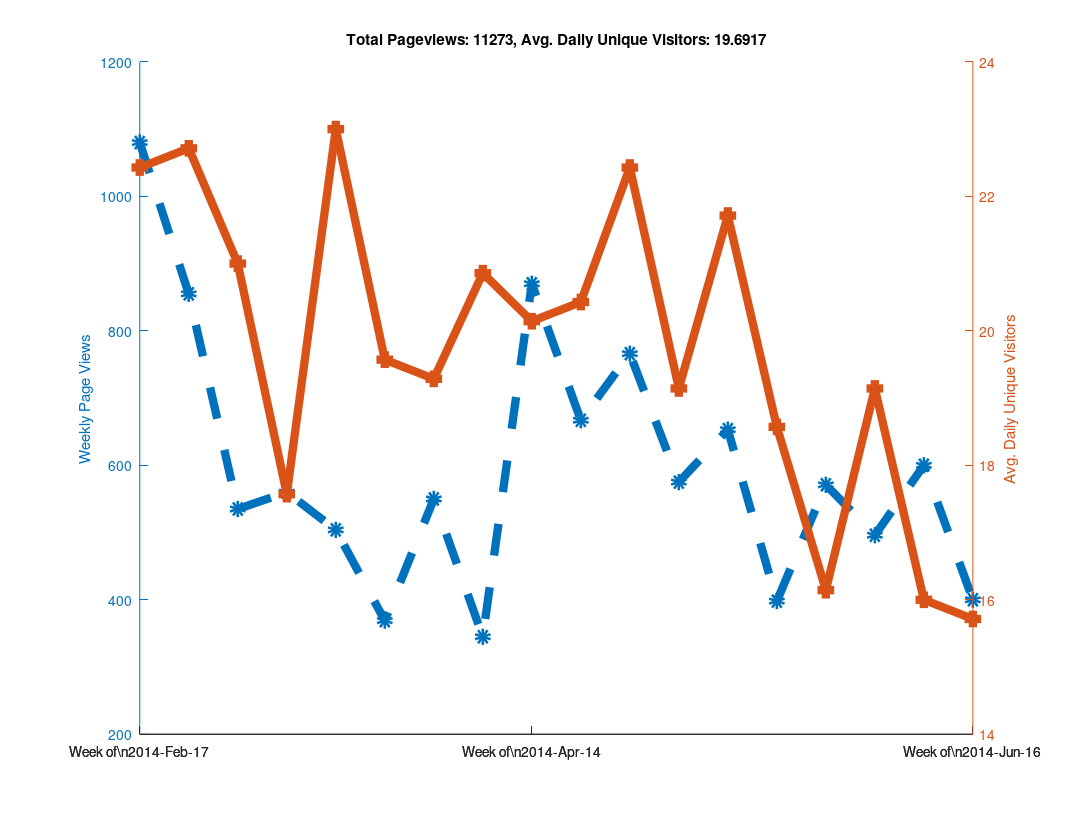

Here is the MATLAB script that generated this plot:
clear all

% Github has a "traffic" page now, but it doesn't seem like you can
% put in an arbitrary date range?  When I looked at it, it showed the
% numbers of unique visitors and views for the last two weeks only...
% So as long as I check back at least once every two weeks I can keep
% a record of it?  Great...

% https://github.com/libMesh/libmesh/graphs/traffic

% Date, Views, Unique Visitors
data = {
    '2014-Feb-17', 274, 25
    '2014-Feb-18', 145, 30
    '2014-Feb-19', 129, 27
    '2014-Feb-20', 202, 24
    '2014-Feb-21', 240, 22
    '2014-Feb-22', 62,  17
    '2014-Feb-23', 28,  12
    '2014-Feb-24', 217, 19
    '2014-Feb-25', 90,  25
    '2014-Feb-26', 189, 36
    '2014-Feb-27', 112, 26
    '2014-Feb-28', 81,  20
    '2014-Mar-01', 113, 17
    '2014-Mar-02', 53,  16
    '2014-Mar-03', 41,  21
    '2014-Mar-04', 144, 35
    '2014-Mar-05', 51,  20
    '2014-Mar-06', 157, 25
    '2014-Mar-07', 50,  22
    '2014-Mar-08', 50,  11
    '2014-Mar-09', 42,  13
    '2014-Mar-10', 61,  16
    '2014-Mar-11', 27,  16
    '2014-Mar-12', 111, 20
    '2014-Mar-13', 66,  20
    '2014-Mar-14', 223, 25
    '2014-Mar-15', 46,   9
    '2014-Mar-16', 26,  17
    '2014-Mar-17', 80,  29
    '2014-Mar-18', 59,  30
    '2014-Mar-19', 85,  31
    '2014-Mar-20', 122, 18
    '2014-Mar-21', 61,  21
    '2014-Mar-22', 33,  18
    '2014-Mar-23', 64,  14
    '2014-Mar-24', 95,  24
    '2014-Mar-25', 75,  28
    '2014-Mar-26', 49,  18
    '2014-Mar-27', 57,  24
    '2014-Mar-28', 33,  16
    '2014-Mar-29', 41,  16
    '2014-Mar-30', 19,  11
    '2014-Mar-31', 52,  12
    '2014-Apr-01', 120, 21
    '2014-Apr-02', 68,  23
    '2014-Apr-03', 98,  28
    '2014-Apr-04', 77,  21
    '2014-Apr-05', 80,  15
    '2014-Apr-06', 55,  15
    '2014-Apr-07', 71,  31
    '2014-Apr-08', 84,  26
    '2014-Apr-09', 33,  18
    '2014-Apr-10', 32,  16
    '2014-Apr-11', 51,  20
    '2014-Apr-12', 25,  15
    '2014-Apr-13', 49,  20
    '2014-Apr-14', 120, 23
    '2014-Apr-15', 191, 27
    '2014-Apr-16', 219, 24
    '2014-Apr-17', 216, 30
    '2014-Apr-18', 63,  19
    '2014-Apr-19', 36,  11
    '2014-Apr-20', 25,   7
    '2014-Apr-21', 115, 24
    '2014-Apr-22', 128, 31
    '2014-Apr-23', 87,  25
    '2014-Apr-24', 108, 23
    '2014-Apr-25', 111, 20
    '2014-Apr-26', 89,   9
    '2014-Apr-27', 29,  11
    '2014-Apr-28', 177, 28
    '2014-Apr-29', 170, 27
    '2014-Apr-30', 183, 28
    '2014-May-01', 97,  25
    '2014-May-02', 64,  23
    '2014-May-03', 43,  12
    '2014-May-04', 32,  14
    '2014-May-05', 125, 28
    '2014-May-06', 68,  24
    '2014-May-07', 68,  19
    '2014-May-08', 114, 14
    '2014-May-09', 47,  20
    '2014-May-10', 139, 20
    '2014-May-11', 14,   9
    '2014-May-12', 90,  27
    '2014-May-13', 92,  22
    '2014-May-14', 197, 32
    '2014-May-15', 140, 26
    '2014-May-16', 59,  20
    '2014-May-17', 21,  9
    '2014-May-18', 54,  16
    '2014-May-19', 117, 28
    '2014-May-20', 47,  18
    '2014-May-21', 55,  19
    '2014-May-22', 77,  26
    '2014-May-23', 28,  12
    '2014-May-24', 38,  13
    '2014-May-25', 36,  14
    '2014-May-26', 44,  13
    '2014-May-27', 166, 24
    '2014-May-28', 139, 20
    '2014-May-29', 67,  25
    '2014-May-30', 73,  11
    '2014-May-31', 60,  9
    '2014-Jun-01', 22,  11
    '2014-Jun-02', 87,  18
    '2014-Jun-03', 103, 31
    '2014-Jun-04', 105, 27
    '2014-Jun-05', 74,  22
    '2014-Jun-06', 55,  16
    '2014-Jun-07', 53,  15
    '2014-Jun-08', 19,  5
    '2014-Jun-09', 91,  14
    '2014-Jun-10', 136, 19
    '2014-Jun-11', 104, 27
    '2014-Jun-12', 195, 22
    '2014-Jun-13', 51,  18
    '2014-Jun-14', 4,   4
    '2014-Jun-15', 19,  8
    '2014-Jun-16', 86,  19
    '2014-Jun-17', 60,  20
    '2014-Jun-18', 115, 25
    '2014-Jun-19', 73,  20
    '2014-Jun-20', 24,  12
    '2014-Jun-21', 12,  4
    '2014-Jun-22', 30,  10
    '2014-Jun-23', 106, 23
    '2014-Jun-24', 51,  16
    '2014-Jun-25', 115, 25
    '2014-Jun-26', 77,  24
    '2014-Jun-27', 91,  24
    '2014-Jun-28', 30,  9
    '2014-Jun-29', 9,   7
    };

% length works like you would expect it to for cell arrays.
N=length(data);

% A cell array of strings holding just the dates
dates = {data{:,1}};

% Note the extra square brackets!  This seems to be required (at least
% in Octave) to catch the output of data{:,2} as an array.
views = [data{:,2}];
visitors = [data{:,3}];



% 1.) Make daily plot - You can do this, but it gets a bit hard to read

%% % Can't plot string data automatically?
%% x=linspace(1,N,N);
%%
%% % Only way to set linestyles with plotyy is after the fact, apparently.
%% % plotyy returns the axis handle first, followed by the two plot handles.
%% clf;
%% hold on;
%% [haxis, h1, h2] = plotyy(x, views, x, visitors);
%%
%% % Label the axes
%% ylabel (haxis(1), 'Daily Page Views');
%% ylabel (haxis(2), 'Daily Unique Visitors');
%%
%% % Totaling unique visitors doesn't really mean much...
%% title (['Total Pageviews: ', num2str(sum(views)), ', Avg. Daily Unique Visitors: ', num2str(mean(visitors))]);
%%
%% % Make thick lines - this looks better in PDF
%% set([h1, h2], 'linewidth', 6);
%%
%% % Turn on markers
%% set(h1, 'marker', 'o');
%% set(h2, 'marker', 's');
%%
%% % Set marker size
%% set([h1, h2], 'markersize', 6);
%%
%% % Make dashed line?  Aquaterm doesn't seem to properly display this, but it
%% % does work in the PDF!
%% set(h1, 'linestyle', '--');
%%
%% % Set the xticks and labels so that it shows dates instead of numbers.
%% xticksat = [1 length(x)];
%% set(haxis, 'xtick', xticksat);
%%
%% for i=1:length(xticksat)
%%   xtlabels{i} = data{xticksat(i), 1};
%% end
%% set(haxis, 'xticklabel', xtlabels);
%%
%% % Print to PDF
%% set (gcf, "paperposition", [0.25, 0.25, 10.75, 8.25]);
%% set (gcf, "papersize", [11, 8.5]);
%% set (gcf, "paperorientation", 'landscape');
%%
%% % Make a PDF of this plot.
%% print('-dpdf', 'github_traffic.pdf', '-FHelvetica:20');



% 2.) Make weekly plot - the data is naturally week-periodic
week_indexes = 1:7:N;

% Get total views and average unique viewers for each week
week_views = [];
week_visitors = [];
  for i=1:length(week_indexes)-1
  start = week_indexes(i);
  stop = week_indexes(i+1) - 1;
  week_views(end+1) = sum(views(start:stop));
  week_visitors(end+1) = mean(visitors(start:stop));
end

clf;
hold on;

x=linspace(1, length(week_views), length(week_views));
[haxis, h1, h2] = plotyy(x, week_views, x, week_visitors);

% Label the axes
ylabel (haxis(1), 'Weekly Page Views');
ylabel (haxis(2), 'Avg. Daily Unique Visitors');

% Totaling unique visitors doesn't really mean much...
title (['Total Pageviews: ', num2str(sum(views)), ', Avg. Daily Unique Visitors: ', num2str(mean(visitors))]);

% Make thick lines - this looks better in PDF
set([h1, h2], 'linewidth', 6);

% Turn on markers
set(h1, 'marker', 'o');
set(h2, 'marker', 's');

% Set marker size
set([h1, h2], 'markersize', 6);

% Make dashed line?  Aquaterm doesn't seem to properly display this, but it
% does work in the PDF!
set(h1, 'linestyle', '--');

% Set the xticks and labels so that it shows dates instead of numbers.
xticksat = [1 ceil(length(x)/2) length(x)];
set(haxis, 'xtick', xticksat);

for i=1:length(xticksat)
  xtlabels{i} = ['Week of\n', data{week_indexes(xticksat(i)), 1}];
end
set(haxis, 'xticklabel', xtlabels);

% Print to PDF
set (gcf, "papersize", [11, 8.5]);
set (gcf, "paperorientation", 'landscape');

% I was using these paper settings in older versions of Octave, but
% they changed in 3.8.0
is_380 = strcmp(version(), '3.8.0');

if (!is_380)
  set (gcf, "paperposition", [0.25, 0.25, 10.75, 8.25]);
else
  % In Octave 3.8.0, the default paperposition is [0.25000, 2.50000, 8.00000, 6.00000],
  % the third number makes the plot taller instead of wider!
  set (gcf, "paperposition", [0.25, 0.25, 8.0, 10.5]);
end

% Make a PDF of this plot.
print('-dpdf', 'weekly_github_traffic.pdf', '-FHelvetica:20');



% 3.) Make monthly plot - not enough data to be interesting yet...

%% month_intervals = {'2014-Feb-17', '2014-Mar-17', '2014-Apr-17'};
%%
%% % Numerical indexes of the month intervals
%% month_indexes = [];
%%
%% for i=1:length(month_intervals)
%%   % Calling 'strcmp' on a cell array of strings returns an array of 0s
%%   % and 1s, then 'find' returns the non-zero index.  The 'end' keyword
%%   % is used to append to the array.
%%   month_indexes(end+1) = find(strcmp(month_intervals{i}, dates));
%% end
%%
%% % Get total views and average unique viewers for each month
%% month_views = [];
%% month_visitors = [];
%%   for i=1:length(month_indexes)-1
%%   start = month_indexes(i);
%%   stop = month_indexes(i+1) - 1;
%%   month_views(end+1) = sum(views(start:stop));
%%   month_visitors(end+1) = mean(visitors(start:stop));
%% end
%%
%% clf;
%% hold on;
%% x=linspace(1, length(month_views), length(month_views));
%% [haxis, h1, h2] = plotyy(x, month_views, x, month_visitors);
